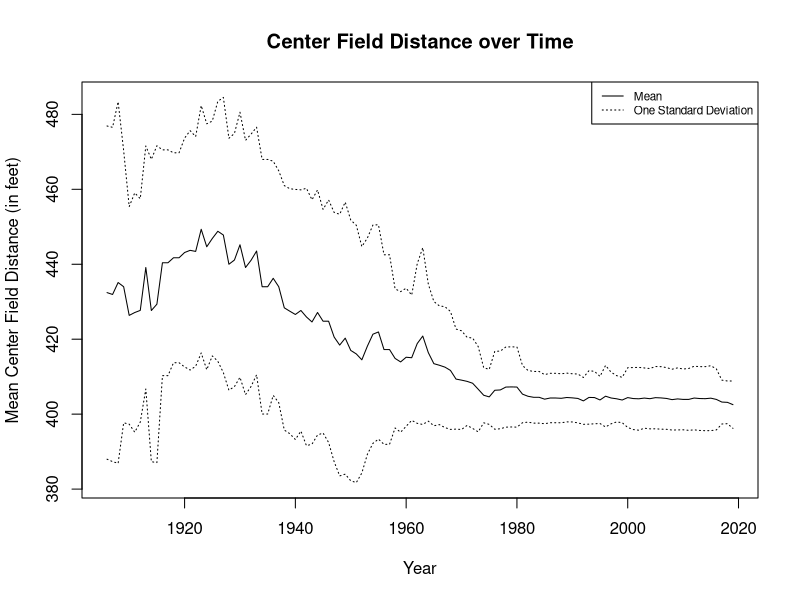
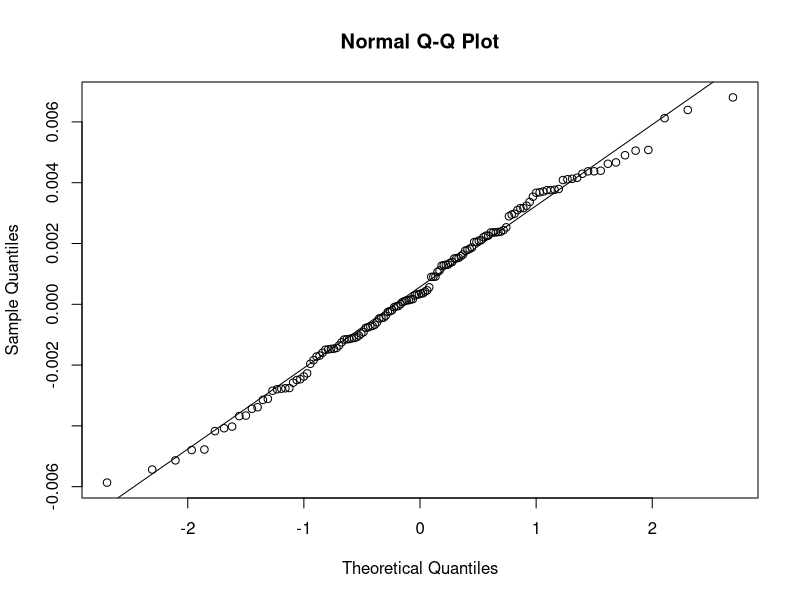
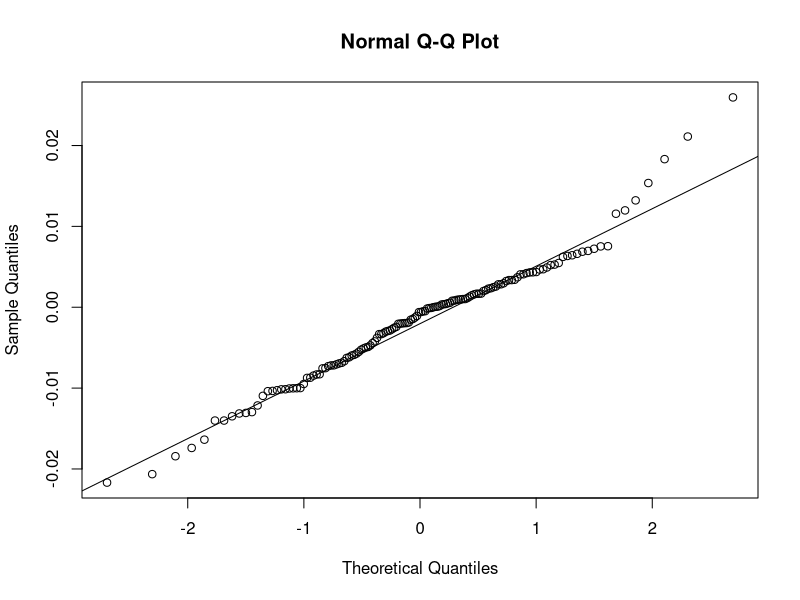
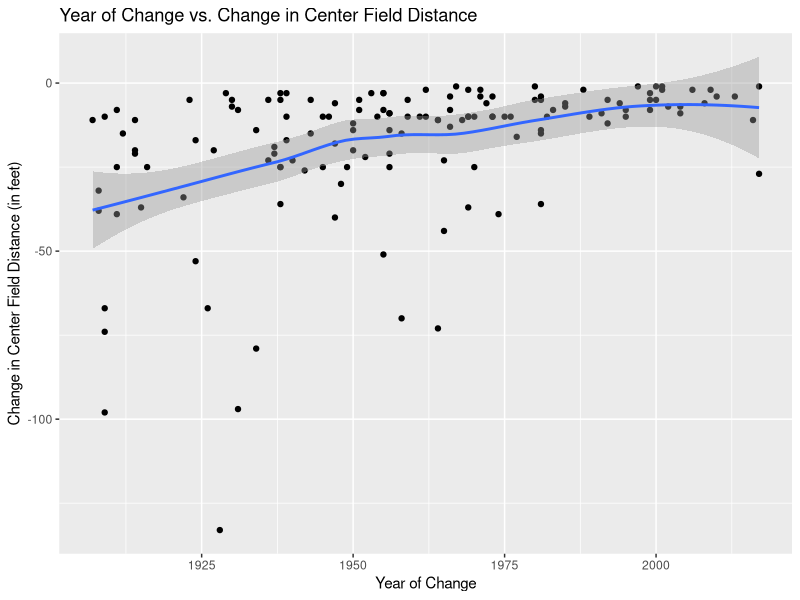

These charts were generated, in order, by the following R code:
## ---- chunk 1
knitr::opts_chunk$set(echo = TRUE)
library(tidyverse)
library(magrittr)
read.csv("./data/park_config_stats.csv") -> park_config_stats
read.csv("./data/experiment_negative.csv") -> experiment_negative
## ---- chunk 2
# Create a graph, "Center Field Distance over Time"

plot(mean_cf ~ Year, data = park_config_stats, ylim = c(min(park_config_stats$mean_cf-park_config_stats$sd_cf), max(park_config_stats$mean_cf+park_config_stats$sd_cf)), ylab = "Mean Center Field Distance (in feet)", main = "Center Field Distance over Time", type = "l")

lines(park_config_stats$Year, park_config_stats$mean_cf+park_config_stats$sd_cf, lty = "dotted")

lines(park_config_stats$Year, park_config_stats$mean_cf-park_config_stats$sd_cf, lty = "dotted")

legend("topright", legend = c("Mean", "One Standard Deviation"),
       lty = c(1,3), cex = 0.7)
## ---- chunk 3
# Run Paired T-Test for differences in home runs

t.test(experiment_negative$Change_Year_HR_per_AB, 
       experiment_negative$Prev_Year_HR_per_AB, paired = TRUE,
       alternative = "greater")
## ---- chunk 4
# Run Paired T-Test for differences in triples

t.test(experiment_negative$Change_Year_Triples_per_AB, 
       experiment_negative$Prev_Year_Triples_per_AB, paired = TRUE,
       alternative = "less")
## ---- chunk 5
# Create a Q-Q Plot to check the assumption of normality for differences in triples

experiment_negative %>% mutate(Triple_diff = Prev_Year_Triples_per_AB - Change_Year_Triples_per_AB) %>%
   pull(Triple_diff) %T>% qqnorm %>% qqline
## ---- chunk 6
# Create a Q-Q Plot to check the assumption of normality for differences in home runs

experiment_negative %>% mutate(HR_diff = Prev_Year_HR_per_AB - Change_Year_HR_per_AB) %>%
   pull(HR_diff) %T>% qqnorm %>% qqline
## ---- chunk 7
# Create a scatter plot for "Year of Change vs. Change in Center Field Distance" for ballparks that decreased in size

ggplot(experiment_negative, aes(Change_Year, CF_change)) +
  geom_point()+
  geom_smooth(method = "loess") +
  xlab("Year of Change") +
  ylab("Change in Center Field Distance (in feet)") +
  ggtitle("Year of Change vs. Change in Center Field Distance")
